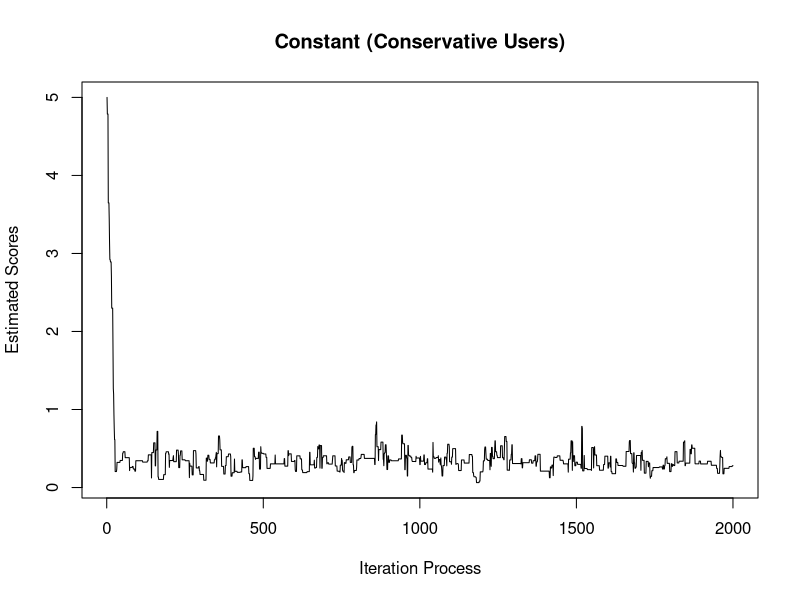
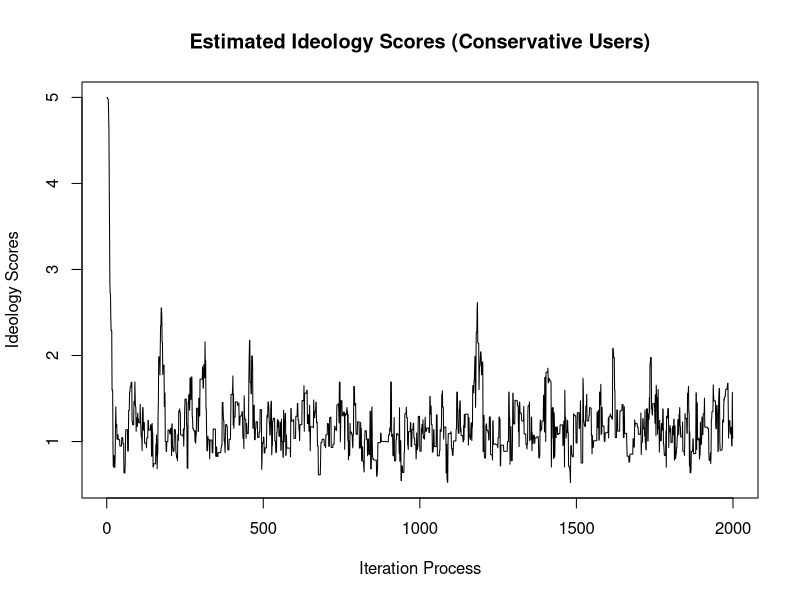
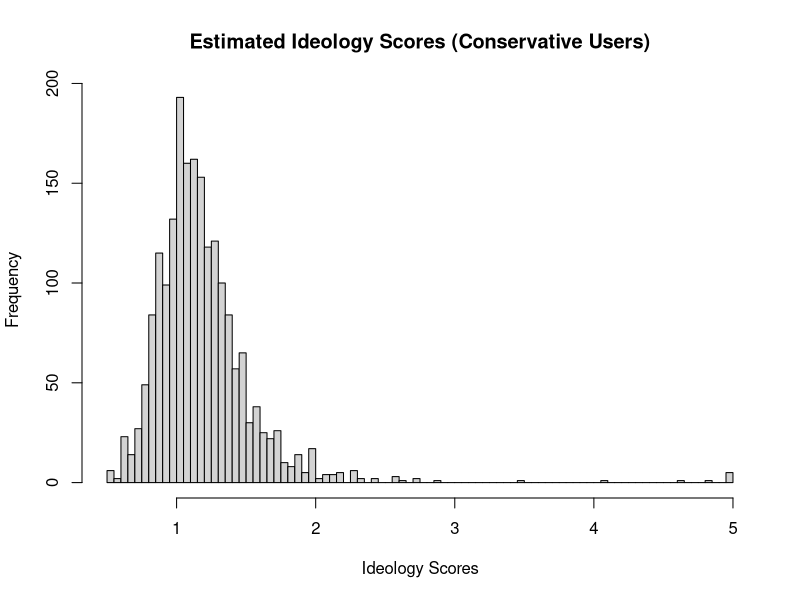
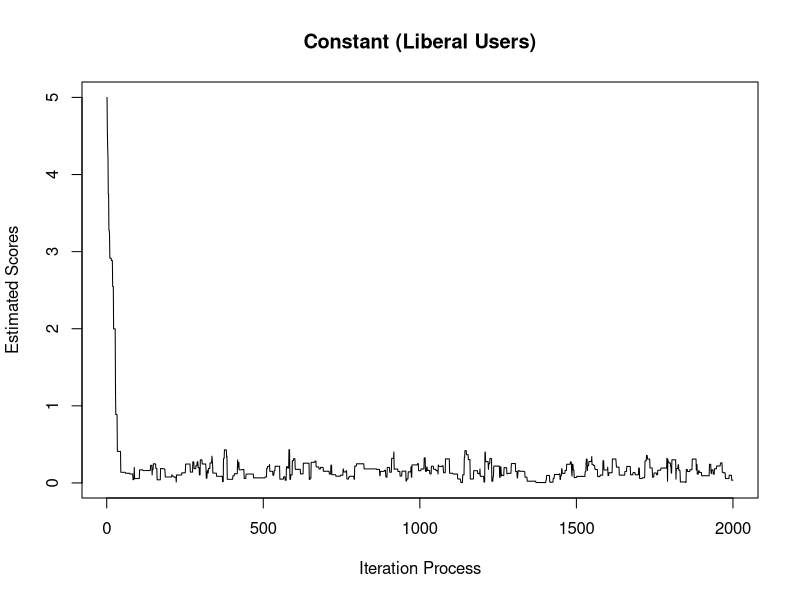
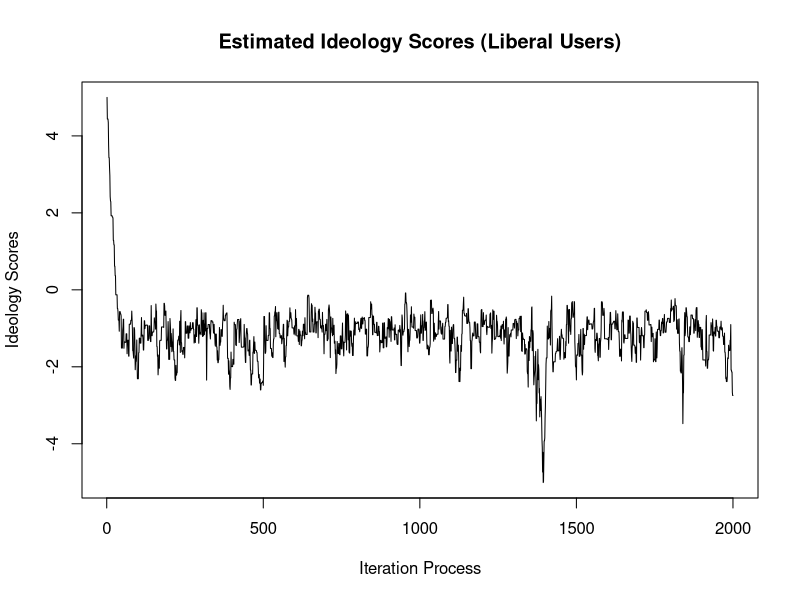
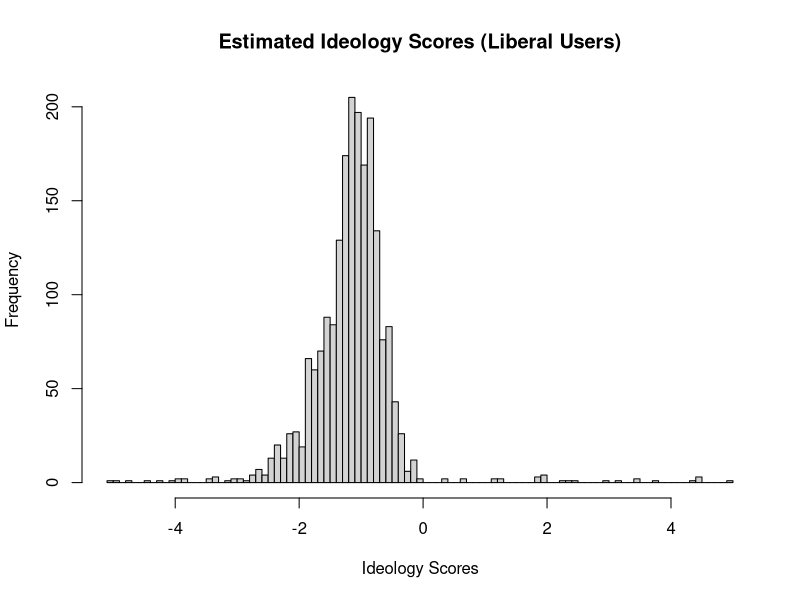

These charts were generated, in order, by the following R code:
## ---- chunk 1

#Establish the function for logistic regression
Expit<-function(x){exp(x)/(1+exp(x))}

#Construct the posterior - in a log-format
#To make sure that the estimate of theta_1 is stable, 
#the following code wants to make sure that theta_0 is always greater than zero.

log_post<-function(Y, X, theta)
  {
  if(theta[1]<=0){post=-Inf}
  if(theta[1]>0){
  prob1<-Expit(-theta[1]*((theta[2]-X)^2))
  likelihood<-sum(dbinom(Y,1,prob1,log = TRUE))
  priors<-sum(dnorm(theta,0,10,log=TRUE))
  post=likelihood+priors}
  return(post)
   }

Bayes_logit<-function (Y,X,n_samples=2000)
{
#Initial values
  theta<-c(5,5)
#store data
  keep.theta<-matrix(0,n_samples,2)
  keep.theta[1,]<-theta
  
#acceptance and rejection  
  acc<-att<-rep(0,2)
#current log posterior
  current_lp<-log_post(Y,X,theta)

  for (i in 2:n_samples)  
  {
    
    for(j in 1:2)
    {
      #attempt + 1
      att[j]<-att[j]+1
      can_theta<-theta
      can_theta[j]<-rnorm(1,theta[j],0.5)
      #candidate of log posterior
      candidate_lp<-log_post(Y,X,can_theta)
      Rho<-min(exp(candidate_lp-current_lp),1)
      Random_probability<-runif(1)
      if (Random_probability<Rho)
      {
        theta<-can_theta
        current_lp<-candidate_lp
        #acceptance + 1, as long as Random_probability<Rho
        acc[j]<-acc[j]+1
      }
    }
    #save theta
    keep.theta[i,]<-theta
  }
#Return: including theta and acceptance rate
  list(theta=keep.theta,acceptance_rate=acc/att)
}

## ---- chunk 2
# Republicans are more conservative, and they have positive numbers.
Republicans<-c()
Republicans<-rnorm(50,1,0.5)
No_Republicans<-rep(1:50,1)
Part_1<-cbind(No_Republicans,Republicans)

# Democrats are more liberal, and they have negative numbers.
Democrats<-c()
Democrats<-rnorm(50,-1,0.5)
No_Democrats<-rep(51:100,1)
Part_2<-cbind(No_Democrats,Democrats)
Data_Elites<-rbind(Part_1,Part_2)
Data_Elites<-as.data.frame(Data_Elites)
colnames(Data_Elites) <- c("Elite_No","Elite_ideology")

head(Data_Elites)

## ---- chunk 3
#This user approximately follows 45 Republican Senators and 10 Democrat Senators. 
Data_user<-as.data.frame(matrix(c(ifelse(runif(50)<.1,0,1),ifelse(runif(50)<.8,0,1))), 100, 1)
colnames(Data_user)<-c("R_User")
Data_combined<-cbind(Data_Elites,Data_user)

X_data<-Data_combined$Elite_ideology
Y_data<-Data_combined$R_User

fit_C<-Bayes_logit(Y_data,X_data)
fit_C$acceptance_rate
plot(fit_C$theta[,1],main="Constant (Conservative Users)",
     xlab="Iteration Process",ylab="Estimated Scores",type="l")

plot(fit_C$theta[,2],main="Estimated Ideology Scores (Conservative Users)",
     xlab="Iteration Process",ylab="Ideology Scores",type="l")
hist(fit_C$theta[,2],main="Estimated Ideology Scores (Conservative Users)",
     xlab="Ideology Scores",breaks = 100)
## ---- chunk 4
#This user approximately follows 10 Republican Senators and 45 Democrat Senators. 
Data_user<-as.data.frame(matrix(c(ifelse(runif(50)<.8,0,1),ifelse(runif(50)<.1,0,1))), 100, 1)
colnames(Data_user)<-c("L_User")
Data_combined<-cbind(Data_Elites,Data_user)

X_data<-Data_combined$Elite_ideology
Y_data<-Data_combined$L_User


fit_L<-Bayes_logit(Y_data,X_data)
fit_L$acceptance_rate
plot(fit_L$theta[,1],main="Constant (Liberal Users)",
     xlab="Iteration Process",ylab="Estimated Scores",type="l")
plot(fit_L$theta[,2],main="Estimated Ideology Scores (Liberal Users)",
     xlab="Iteration Process",ylab="Ideology Scores",type="l")
hist(fit_L$theta[,2],main="Estimated Ideology Scores (Liberal Users)",
     xlab="Ideology Scores",breaks = 100)
